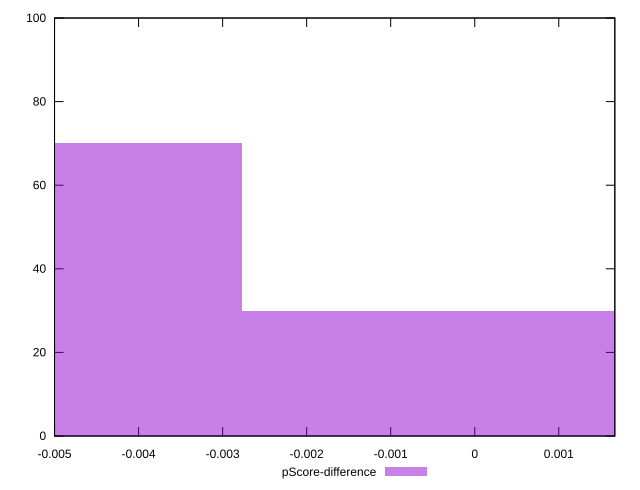

This figure's gnuplot source:
reset

$pScoreDifference <<EOF
0 30
-0.0055302933515792565 70
EOF

set key outside below
set boxwidth 0.0055302933515792565
set xrange [-0.0050000000000000044:0.0016666666666665941]
set yrange [0:100]
set trange [0:100]
set style fill transparent solid 0.5 noborder
set terminal svg size 640, 490 enhanced background rgb 'white'
set output "report_00022_2021-02-20T12:08:46.964Z/unused-css-rules/samples/pages+cached/pScore-difference/histogram.svg"

plot $pScoreDifference title "pScore-difference" with boxes

reset
